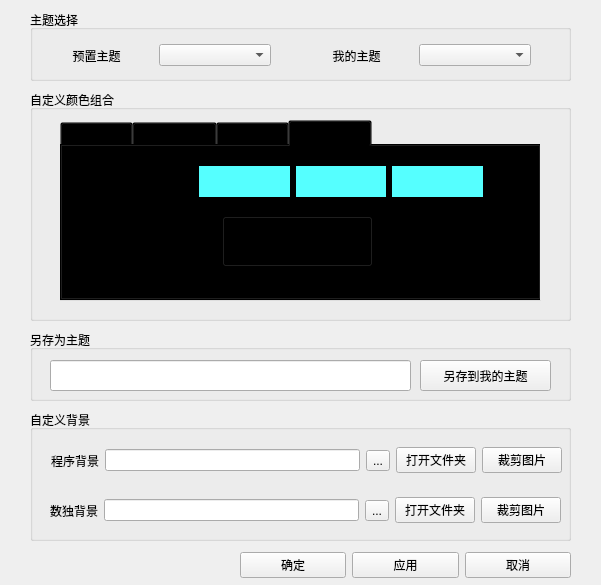
<?xml version="1.0" encoding="UTF-8"?>
<ui version="4.0">
 <class>Theme</class>
 <widget class="QDialog" name="Theme">
  <property name="geometry">
   <rect>
    <x>0</x>
    <y>0</y>
    <width>601</width>
    <height>585</height>
   </rect>
  </property>
  <property name="windowTitle">
   <string>主题与配色</string>
  </property>
  <property name="windowIcon">
   <iconset>
    <normaloff>:/images/images/color.png</normaloff>:/images/images/color.png</iconset>
  </property>
  <widget class="QGroupBox" name="theme">
   <property name="geometry">
    <rect>
     <x>30</x>
     <y>10</y>
     <width>541</width>
     <height>71</height>
    </rect>
   </property>
   <property name="title">
    <string>主题选择</string>
   </property>
   <widget class="QWidget" name="layoutWidget">
    <property name="geometry">
     <rect>
      <x>270</x>
      <y>30</y>
      <width>231</width>
      <height>31</height>
     </rect>
    </property>
    <layout class="QHBoxLayout" name="myTheme">
     <item>
      <widget class="QLabel" name="mylabel">
       <property name="text">
        <string>我的主题</string>
       </property>
       <property name="alignment">
        <set>Qt::AlignCenter</set>
       </property>
      </widget>
     </item>
     <item>
      <widget class="QComboBox" name="mybox"/>
     </item>
    </layout>
   </widget>
   <widget class="QWidget" name="layoutWidget_2">
    <property name="geometry">
     <rect>
      <x>10</x>
      <y>30</y>
      <width>231</width>
      <height>31</height>
     </rect>
    </property>
    <layout class="QHBoxLayout" name="defaultTheme">
     <item>
      <widget class="QLabel" name="defaultlabel">
       <property name="text">
        <string>预置主题</string>
       </property>
       <property name="alignment">
        <set>Qt::AlignCenter</set>
       </property>
      </widget>
     </item>
     <item>
      <widget class="QComboBox" name="defaultbox"/>
     </item>
    </layout>
   </widget>
  </widget>
  <widget class="QGroupBox" name="mycolor">
   <property name="geometry">
    <rect>
     <x>30</x>
     <y>90</y>
     <width>541</width>
     <height>231</height>
    </rect>
   </property>
   <property name="title">
    <string>自定义颜色组合</string>
   </property>
   <widget class="QTabWidget" name="tabWidget">
    <property name="geometry">
     <rect>
      <x>30</x>
      <y>30</y>
      <width>481</width>
      <height>181</height>
     </rect>
    </property>
    <property name="layoutDirection">
     <enum>Qt::LeftToRight</enum>
    </property>
    <property name="styleSheet">
     <string notr="true">background: transparent;</string>
    </property>
    <property name="currentIndex">
     <number>3</number>
    </property>
    <property name="elideMode">
     <enum>Qt::ElideMiddle</enum>
    </property>
    <property name="usesScrollButtons">
     <bool>true</bool>
    </property>
    <property name="documentMode">
     <bool>false</bool>
    </property>
    <property name="movable">
     <bool>true</bool>
    </property>
    <property name="tabBarAutoHide">
     <bool>false</bool>
    </property>
    <widget class="QWidget" name="bg">
     <attribute name="title">
      <string>背景颜色</string>
     </attribute>
     <widget class="QPushButton" name="colorplate_bg">
      <property name="geometry">
       <rect>
        <x>160</x>
        <y>70</y>
        <width>151</width>
        <height>51</height>
       </rect>
      </property>
      <property name="styleSheet">
       <string notr="true">border-color: rgb(85, 170, 127);</string>
      </property>
      <property name="text">
       <string>配色盘</string>
      </property>
     </widget>
     <widget class="QWidget" name="layoutWidget_3">
      <property name="geometry">
       <rect>
        <x>40</x>
        <y>20</y>
        <width>381</width>
        <height>31</height>
       </rect>
      </property>
      <layout class="QHBoxLayout" name="layout_bg">
       <item>
        <widget class="QLabel" name="RGB_bg">
         <property name="text">
          <string>RGB值</string>
         </property>
         <property name="alignment">
          <set>Qt::AlignCenter</set>
         </property>
        </widget>
       </item>
       <item>
        <widget class="QLabel" name="R_bg">
         <property name="styleSheet">
          <string notr="true">background-color: rgb(85, 255, 255);</string>
         </property>
         <property name="text">
          <string/>
         </property>
         <property name="alignment">
          <set>Qt::AlignCenter</set>
         </property>
        </widget>
       </item>
       <item>
        <widget class="QLabel" name="G_bg">
         <property name="styleSheet">
          <string notr="true">background-color: rgb(85, 255, 255);</string>
         </property>
         <property name="text">
          <string/>
         </property>
         <property name="alignment">
          <set>Qt::AlignCenter</set>
         </property>
        </widget>
       </item>
       <item>
        <widget class="QLabel" name="B_bg">
         <property name="styleSheet">
          <string notr="true">background-color: rgb(85, 255, 255);</string>
         </property>
         <property name="text">
          <string/>
         </property>
         <property name="alignment">
          <set>Qt::AlignCenter</set>
         </property>
        </widget>
       </item>
      </layout>
     </widget>
    </widget>
    <widget class="QWidget" name="fix">
     <attribute name="title">
      <string>固定格颜色</string>
     </attribute>
     <widget class="QPushButton" name="colorplate_fix">
      <property name="geometry">
       <rect>
        <x>160</x>
        <y>70</y>
        <width>151</width>
        <height>51</height>
       </rect>
      </property>
      <property name="styleSheet">
       <string notr="true">border-color: rgb(85, 170, 127);</string>
      </property>
      <property name="text">
       <string>配色盘</string>
      </property>
     </widget>
     <widget class="QWidget" name="layoutWidget_4">
      <property name="geometry">
       <rect>
        <x>40</x>
        <y>20</y>
        <width>381</width>
        <height>31</height>
       </rect>
      </property>
      <layout class="QHBoxLayout" name="layout_fix">
       <item>
        <widget class="QLabel" name="RGB_fix">
         <property name="text">
          <string>RGB值</string>
         </property>
         <property name="alignment">
          <set>Qt::AlignCenter</set>
         </property>
        </widget>
       </item>
       <item>
        <widget class="QLabel" name="R_fix">
         <property name="styleSheet">
          <string notr="true">background-color: rgb(85, 255, 255);</string>
         </property>
         <property name="text">
          <string/>
         </property>
         <property name="alignment">
          <set>Qt::AlignCenter</set>
         </property>
        </widget>
       </item>
       <item>
        <widget class="QLabel" name="G_fix">
         <property name="styleSheet">
          <string notr="true">background-color: rgb(85, 255, 255);</string>
         </property>
         <property name="text">
          <string/>
         </property>
         <property name="alignment">
          <set>Qt::AlignCenter</set>
         </property>
        </widget>
       </item>
       <item>
        <widget class="QLabel" name="B_fix">
         <property name="styleSheet">
          <string notr="true">background-color: rgb(85, 255, 255);</string>
         </property>
         <property name="text">
          <string/>
         </property>
         <property name="alignment">
          <set>Qt::AlignCenter</set>
         </property>
        </widget>
       </item>
      </layout>
     </widget>
    </widget>
    <widget class="QWidget" name="space">
     <attribute name="title">
      <string>空格颜色</string>
     </attribute>
     <widget class="QPushButton" name="colorplate_space">
      <property name="geometry">
       <rect>
        <x>160</x>
        <y>70</y>
        <width>151</width>
        <height>51</height>
       </rect>
      </property>
      <property name="styleSheet">
       <string notr="true">border-color: rgb(85, 170, 127);</string>
      </property>
      <property name="text">
       <string>配色盘</string>
      </property>
     </widget>
     <widget class="QWidget" name="layoutWidget_5">
      <property name="geometry">
       <rect>
        <x>40</x>
        <y>20</y>
        <width>381</width>
        <height>31</height>
       </rect>
      </property>
      <layout class="QHBoxLayout" name="layout_space">
       <item>
        <widget class="QLabel" name="RGB_space">
         <property name="text">
          <string>RGB值</string>
         </property>
         <property name="alignment">
          <set>Qt::AlignCenter</set>
         </property>
        </widget>
       </item>
       <item>
        <widget class="QLabel" name="R_space">
         <property name="styleSheet">
          <string notr="true">background-color: rgb(85, 255, 255);</string>
         </property>
         <property name="text">
          <string/>
         </property>
         <property name="alignment">
          <set>Qt::AlignCenter</set>
         </property>
        </widget>
       </item>
       <item>
        <widget class="QLabel" name="G_space">
         <property name="styleSheet">
          <string notr="true">background-color: rgb(85, 255, 255);</string>
         </property>
         <property name="text">
          <string/>
         </property>
         <property name="alignment">
          <set>Qt::AlignCenter</set>
         </property>
        </widget>
       </item>
       <item>
        <widget class="QLabel" name="B_space">
         <property name="styleSheet">
          <string notr="true">background-color: rgb(85, 255, 255);</string>
         </property>
         <property name="text">
          <string/>
         </property>
         <property name="alignment">
          <set>Qt::AlignCenter</set>
         </property>
        </widget>
       </item>
      </layout>
     </widget>
    </widget>
    <widget class="QWidget" name="conflict">
     <attribute name="title">
      <string>冲突格颜色</string>
     </attribute>
     <widget class="QPushButton" name="colorplate_conflict">
      <property name="geometry">
       <rect>
        <x>160</x>
        <y>70</y>
        <width>151</width>
        <height>51</height>
       </rect>
      </property>
      <property name="styleSheet">
       <string notr="true">border-color: rgb(85, 170, 127);</string>
      </property>
      <property name="text">
       <string>配色盘</string>
      </property>
     </widget>
     <widget class="QWidget" name="layoutWidget_6">
      <property name="geometry">
       <rect>
        <x>40</x>
        <y>20</y>
        <width>381</width>
        <height>31</height>
       </rect>
      </property>
      <layout class="QHBoxLayout" name="layout_conflict">
       <item>
        <widget class="QLabel" name="RGB_conflict">
         <property name="text">
          <string>RGB值</string>
         </property>
         <property name="alignment">
          <set>Qt::AlignCenter</set>
         </property>
        </widget>
       </item>
       <item>
        <widget class="QLabel" name="R_conflict">
         <property name="styleSheet">
          <string notr="true">background-color: rgb(85, 255, 255);</string>
         </property>
         <property name="text">
          <string/>
         </property>
         <property name="alignment">
          <set>Qt::AlignCenter</set>
         </property>
        </widget>
       </item>
       <item>
        <widget class="QLabel" name="G_conflict">
         <property name="styleSheet">
          <string notr="true">background-color: rgb(85, 255, 255);</string>
         </property>
         <property name="text">
          <string/>
         </property>
         <property name="alignment">
          <set>Qt::AlignCenter</set>
         </property>
        </widget>
       </item>
       <item>
        <widget class="QLabel" name="B_conflict">
         <property name="styleSheet">
          <string notr="true">background-color: rgb(85, 255, 255);</string>
         </property>
         <property name="text">
          <string/>
         </property>
         <property name="alignment">
          <set>Qt::AlignCenter</set>
         </property>
        </widget>
       </item>
      </layout>
     </widget>
    </widget>
   </widget>
  </widget>
  <widget class="QGroupBox" name="mythemegroup">
   <property name="geometry">
    <rect>
     <x>30</x>
     <y>330</y>
     <width>541</width>
     <height>71</height>
    </rect>
   </property>
   <property name="title">
    <string>另存为主题</string>
   </property>
   <widget class="QPushButton" name="mytheme">
    <property name="geometry">
     <rect>
      <x>390</x>
      <y>30</y>
      <width>131</width>
      <height>31</height>
     </rect>
    </property>
    <property name="text">
     <string>另存到我的主题</string>
    </property>
   </widget>
   <widget class="QLineEdit" name="mytheme_name">
    <property name="geometry">
     <rect>
      <x>20</x>
      <y>30</y>
      <width>361</width>
      <height>31</height>
     </rect>
    </property>
    <property name="text">
     <string/>
    </property>
   </widget>
  </widget>
  <widget class="QGroupBox" name="bgpicture">
   <property name="geometry">
    <rect>
     <x>30</x>
     <y>410</y>
     <width>541</width>
     <height>131</height>
    </rect>
   </property>
   <property name="title">
    <string>自定义背景</string>
   </property>
   <widget class="QWidget" name="layoutWidget_7">
    <property name="geometry">
     <rect>
      <x>20</x>
      <y>80</y>
      <width>511</width>
      <height>41</height>
     </rect>
    </property>
    <layout class="QHBoxLayout" name="sudoku">
     <item>
      <widget class="QLabel" name="bglabel_sudoku">
       <property name="text">
        <string>数独背景</string>
       </property>
      </widget>
     </item>
     <item>
      <widget class="QLineEdit" name="filepath_sudoku">
       <property name="text">
        <string/>
       </property>
      </widget>
     </item>
     <item>
      <widget class="QToolButton" name="browse_sudoku">
       <property name="text">
        <string>...</string>
       </property>
      </widget>
     </item>
     <item>
      <widget class="QPushButton" name="folder_sudoku">
       <property name="text">
        <string>打开文件夹</string>
       </property>
      </widget>
     </item>
     <item>
      <widget class="QPushButton" name="cutout_sudoku">
       <property name="text">
        <string>裁剪图片</string>
       </property>
      </widget>
     </item>
    </layout>
   </widget>
   <widget class="QWidget" name="layoutWidget_8">
    <property name="geometry">
     <rect>
      <x>21</x>
      <y>30</y>
      <width>511</width>
      <height>41</height>
     </rect>
    </property>
    <layout class="QHBoxLayout" name="exe">
     <item>
      <widget class="QLabel" name="bglabel_exe">
       <property name="text">
        <string>程序背景</string>
       </property>
      </widget>
     </item>
     <item>
      <widget class="QLineEdit" name="filepath_exe">
       <property name="text">
        <string/>
       </property>
      </widget>
     </item>
     <item>
      <widget class="QToolButton" name="browse_exe">
       <property name="text">
        <string>...</string>
       </property>
      </widget>
     </item>
     <item>
      <widget class="QPushButton" name="folder_exe">
       <property name="text">
        <string>打开文件夹</string>
       </property>
      </widget>
     </item>
     <item>
      <widget class="QPushButton" name="cutout_exe">
       <property name="text">
        <string>裁剪图片</string>
       </property>
      </widget>
     </item>
    </layout>
   </widget>
  </widget>
  <widget class="QWidget" name="layoutWidget_9">
   <property name="geometry">
    <rect>
     <x>240</x>
     <y>550</y>
     <width>331</width>
     <height>31</height>
    </rect>
   </property>
   <layout class="QHBoxLayout" name="run">
    <item>
     <widget class="QPushButton" name="yes">
      <property name="text">
       <string>确定</string>
      </property>
     </widget>
    </item>
    <item>
     <widget class="QPushButton" name="apply">
      <property name="text">
       <string>应用</string>
      </property>
     </widget>
    </item>
    <item>
     <widget class="QPushButton" name="cancel">
      <property name="text">
       <string>取消</string>
      </property>
     </widget>
    </item>
   </layout>
  </widget>
 </widget>
 <resources/>
 <connections/>
</ui>
